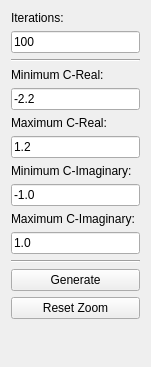
<?xml version="1.0" encoding="UTF-8"?>
<ui version="4.0">
 <class>MandelbrotFractalWidget</class>
 <widget class="QWidget" name="MandelbrotFractalWidget">
  <property name="geometry">
   <rect>
    <x>0</x>
    <y>0</y>
    <width>151</width>
    <height>367</height>
   </rect>
  </property>
  <property name="sizePolicy">
   <sizepolicy hsizetype="Fixed" vsizetype="Preferred">
    <horstretch>0</horstretch>
    <verstretch>0</verstretch>
   </sizepolicy>
  </property>
  <property name="windowTitle">
   <string>Form</string>
  </property>
  <layout class="QVBoxLayout" name="verticalLayout">
   <item>
    <widget class="QLabel" name="label">
     <property name="text">
      <string>Iterations:</string>
     </property>
    </widget>
   </item>
   <item>
    <widget class="QLineEdit" name="iterationsInput">
     <property name="text">
      <string>100</string>
     </property>
    </widget>
   </item>
   <item>
    <widget class="Line" name="line">
     <property name="orientation">
      <enum>Qt::Horizontal</enum>
     </property>
    </widget>
   </item>
   <item>
    <widget class="QLabel" name="label_2">
     <property name="text">
      <string>Minimum C-Real:</string>
     </property>
    </widget>
   </item>
   <item>
    <widget class="QLineEdit" name="minCRealInput">
     <property name="text">
      <string>-2.2</string>
     </property>
    </widget>
   </item>
   <item>
    <widget class="QLabel" name="label_3">
     <property name="text">
      <string>Maximum C-Real:</string>
     </property>
    </widget>
   </item>
   <item>
    <widget class="QLineEdit" name="maxCRealInput">
     <property name="text">
      <string>1.2</string>
     </property>
    </widget>
   </item>
   <item>
    <widget class="QLabel" name="label_4">
     <property name="text">
      <string>Minimum C-Imaginary:</string>
     </property>
    </widget>
   </item>
   <item>
    <widget class="QLineEdit" name="minCImagInput">
     <property name="text">
      <string>-1.0</string>
     </property>
    </widget>
   </item>
   <item>
    <widget class="QLabel" name="label_5">
     <property name="text">
      <string>Maximum C-Imaginary:</string>
     </property>
    </widget>
   </item>
   <item>
    <widget class="QLineEdit" name="maxCImagInput">
     <property name="text">
      <string>1.0</string>
     </property>
    </widget>
   </item>
   <item>
    <widget class="Line" name="line_2">
     <property name="orientation">
      <enum>Qt::Horizontal</enum>
     </property>
    </widget>
   </item>
   <item>
    <widget class="QPushButton" name="generateButton">
     <property name="text">
      <string>Generate</string>
     </property>
    </widget>
   </item>
   <item>
    <widget class="QPushButton" name="resetZoomButton">
     <property name="text">
      <string>Reset Zoom</string>
     </property>
    </widget>
   </item>
   <item>
    <spacer name="verticalSpacer">
     <property name="orientation">
      <enum>Qt::Vertical</enum>
     </property>
     <property name="sizeHint" stdset="0">
      <size>
       <width>20</width>
       <height>40</height>
      </size>
     </property>
    </spacer>
   </item>
  </layout>
 </widget>
 <resources/>
 <connections/>
</ui>
